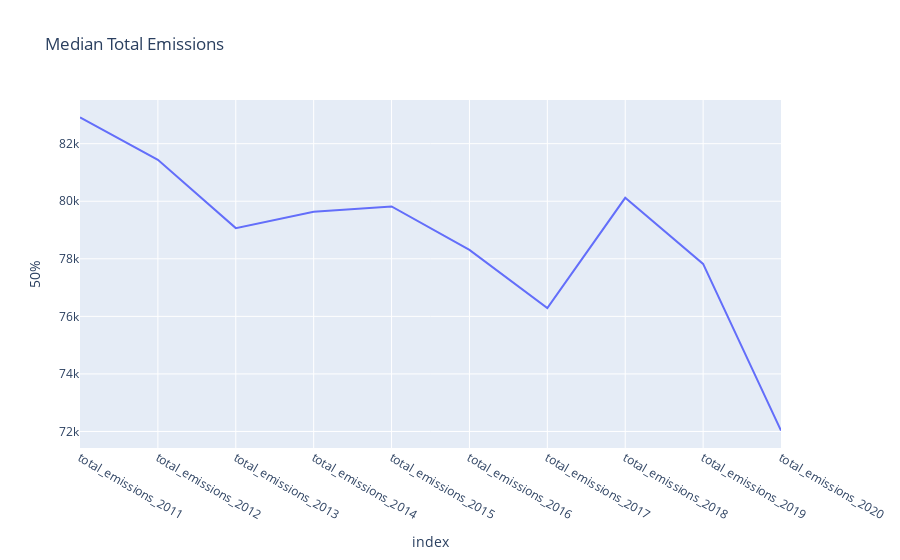

Here is the notebook cell this chart was saved with:
### Code cell
fig = px.line(summary_df, y="50%", title="Median Total Emissions")
fig.show()

### Figure 1 — Plotly figure (JSON) as saved in the notebook; plotly's stock layout.template omitted (floating-point values rounded to 4 significant figures)
{"data": [{"hovertemplate": "index=%{x}<br>50%=%{y}<extra></extra>", "legendgroup": "", "line": {"color": "#636efa", "dash": "solid"}, "marker": {"symbol": "circle"}, "mode": "lines", "name": "", "orientation": "v", "showlegend": false, "type": "scatter", "x": ["total_emissions_2011", "total_emissions_2012", "total_emissions_2013", "total_emissions_2014", "total_emissions_2015", "total_emissions_2016", "total_emissions_2017", "total_emissions_2018", "total_emissions_2019", "total_emissions_2020"], "xaxis": "x", "y": [82910.0, 81440.0, 79070.0, 79640.0, 79820.0, 78310.0, 76290.0, 80120.0, 77820.0, 72030.0], "yaxis": "y"}], "layout": {"legend": {"tracegroupgap": 0}, "title": {"text": "Median Total Emissions"}, "xaxis": {"anchor": "y", "domain": [0, 1], "title": {"text": "index"}}, "yaxis": {"anchor": "x", "domain": [0, 1], "title": {"text": "50%"}}}}
